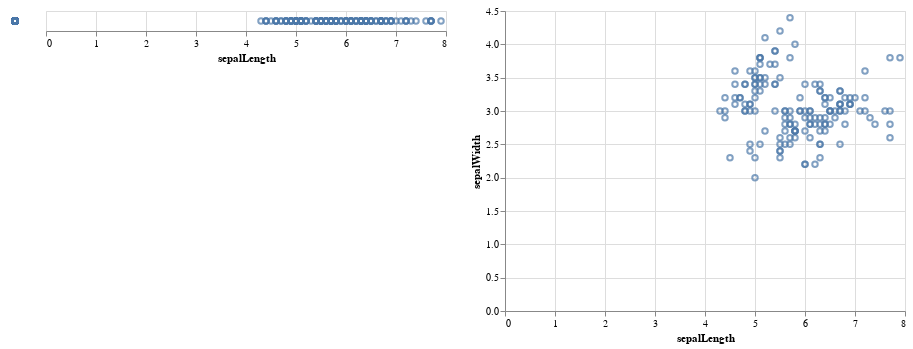

Notebook code cell kept with this figure:
### Markdown cell above
# Opbouw van figuren met GG

Om de logica te illusteren, bouwen we het voorbeeld stap voor stap op. In het voorbeeld hieronder zie je dat:

1) We laden de data in een Chart object en visualizeren dit als een punt. De output geeft een overlappend punt weer voor ieder datapunt in ons dataframe.
2) Vervolgens splitsen we de data op de x-as door het toevoegen van een x-ax encoding. Output is een 1-D scatter plot.
3) Door toevoegen van y-as krijgen we een scatter plot.
4) Toevoegen van `column` enconding zorgt ervoor dat data verspreid wordt over 3 species scatter plots.

https://altair-viz.github.io/getting_started/starting.html

### Code cell
points = (
    alt
    .Chart(df)
    .mark_point()
)

x_points = points.encode(x="sepalLength")
x_y_points = x_points.encode(y="sepalWidth")

# Plots kunnen makkelijk horizontaal naast elkaar worden weergegeven mbv de `|` operator
points | x_points | x_y_points

### Figure 1 — Vega-Lite specification as saved in the notebook (floating-point values rounded to 4 significant figures; data arrays with more than 128 entries replaced by an {"elided": "..."} marker saying what was removed)
{"$schema": "https://vega.github.io/schema/vega-lite/v4.17.0.json", "config": {"view": {"continuousHeight": 300, "continuousWidth": 400}}, "data": {"name": "data-a264acbd6e539a8b3afc0cb5f240fb57"}, "datasets": {"data-a264acbd6e539a8b3afc0cb5f240fb57": {"elided": "150 records"}}, "hconcat": [{"mark": "point"}, {"encoding": {"x": {"field": "sepalLength", "type": "quantitative"}}, "mark": "point"}, {"encoding": {"x": {"field": "sepalLength", "type": "quantitative"}, "y": {"field": "sepalWidth", "type": "quantitative"}}, "mark": "point"}]}
